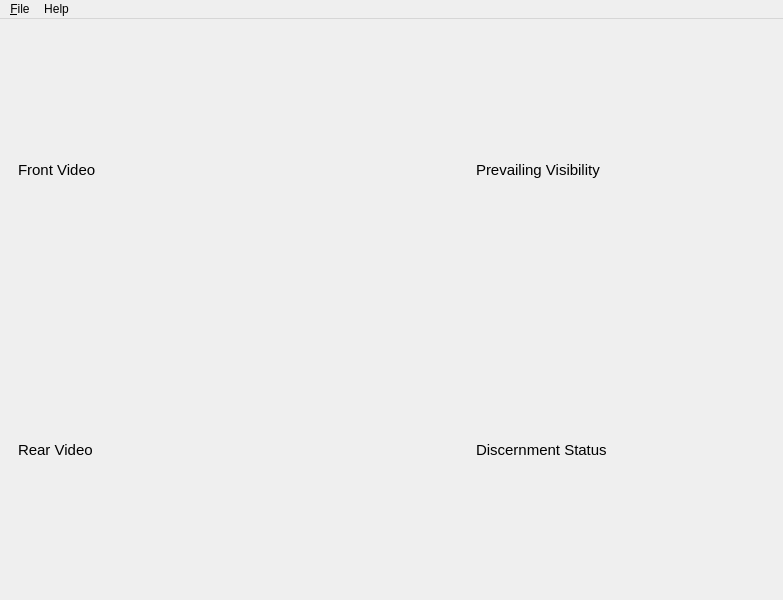
<?xml version="1.0" encoding="UTF-8"?>
<ui version="4.0">
 <class>MainWindow</class>
 <widget class="QMainWindow" name="MainWindow">
  <property name="enabled">
   <bool>true</bool>
  </property>
  <property name="geometry">
   <rect>
    <x>0</x>
    <y>0</y>
    <width>783</width>
    <height>600</height>
   </rect>
  </property>
  <property name="sizePolicy">
   <sizepolicy hsizetype="Preferred" vsizetype="Preferred">
    <horstretch>0</horstretch>
    <verstretch>0</verstretch>
   </sizepolicy>
  </property>
  <property name="minimumSize">
   <size>
    <width>400</width>
    <height>300</height>
   </size>
  </property>
  <property name="font">
   <font>
    <pointsize>9</pointsize>
    <weight>50</weight>
    <italic>false</italic>
    <bold>false</bold>
   </font>
  </property>
  <property name="mouseTracking">
   <bool>false</bool>
  </property>
  <property name="windowTitle">
   <string>JS-08</string>
  </property>
  <property name="styleSheet">
   <string notr="true"/>
  </property>
  <widget class="QWidget" name="centralwidget">
   <property name="maximumSize">
    <size>
     <width>16777215</width>
     <height>16777215</height>
    </size>
   </property>
   <property name="mouseTracking">
    <bool>false</bool>
   </property>
   <property name="styleSheet">
    <string notr="true"/>
   </property>
   <layout class="QGridLayout" name="gridLayout">
    <property name="leftMargin">
     <number>0</number>
    </property>
    <property name="topMargin">
     <number>0</number>
    </property>
    <property name="rightMargin">
     <number>0</number>
    </property>
    <property name="bottomMargin">
     <number>0</number>
    </property>
    <property name="spacing">
     <number>0</number>
    </property>
    <item row="0" column="0">
     <layout class="QHBoxLayout" name="horizontalLayout" stretch="6,4">
      <property name="sizeConstraint">
       <enum>QLayout::SetDefaultConstraint</enum>
      </property>
      <property name="leftMargin">
       <number>10</number>
      </property>
      <property name="topMargin">
       <number>10</number>
      </property>
      <property name="rightMargin">
       <number>10</number>
      </property>
      <property name="bottomMargin">
       <number>10</number>
      </property>
      <item>
       <layout class="QVBoxLayout" name="camera_layout">
        <item>
         <layout class="QVBoxLayout" name="front_vertical">
          <item>
           <widget class="QLabel" name="front_video_label">
            <property name="sizePolicy">
             <sizepolicy hsizetype="Preferred" vsizetype="Preferred">
              <horstretch>0</horstretch>
              <verstretch>0</verstretch>
             </sizepolicy>
            </property>
            <property name="font">
             <font>
              <pointsize>11</pointsize>
              <weight>50</weight>
              <italic>false</italic>
              <bold>false</bold>
             </font>
            </property>
            <property name="styleSheet">
             <string notr="true"/>
            </property>
            <property name="text">
             <string>Front Video</string>
            </property>
            <property name="margin">
             <number>6</number>
            </property>
            <property name="indent">
             <number>8</number>
            </property>
           </widget>
          </item>
         </layout>
        </item>
        <item>
         <layout class="QVBoxLayout" name="rear_vertical">
          <item>
           <widget class="QLabel" name="rear_video_label">
            <property name="sizePolicy">
             <sizepolicy hsizetype="Preferred" vsizetype="Preferred">
              <horstretch>0</horstretch>
              <verstretch>0</verstretch>
             </sizepolicy>
            </property>
            <property name="font">
             <font>
              <pointsize>11</pointsize>
              <weight>50</weight>
              <italic>false</italic>
              <bold>false</bold>
             </font>
            </property>
            <property name="styleSheet">
             <string notr="true"/>
            </property>
            <property name="text">
             <string>Rear Video</string>
            </property>
            <property name="margin">
             <number>6</number>
            </property>
            <property name="indent">
             <number>8</number>
            </property>
           </widget>
          </item>
         </layout>
        </item>
       </layout>
      </item>
      <item>
       <layout class="QVBoxLayout" name="graph_layout">
        <item>
         <layout class="QVBoxLayout" name="visibility_vertical">
          <item>
           <widget class="QLabel" name="visibility_label">
            <property name="sizePolicy">
             <sizepolicy hsizetype="Preferred" vsizetype="Preferred">
              <horstretch>0</horstretch>
              <verstretch>0</verstretch>
             </sizepolicy>
            </property>
            <property name="font">
             <font>
              <pointsize>11</pointsize>
              <weight>50</weight>
              <italic>false</italic>
              <bold>false</bold>
             </font>
            </property>
            <property name="styleSheet">
             <string notr="true"/>
            </property>
            <property name="text">
             <string>Prevailing Visibility</string>
            </property>
            <property name="margin">
             <number>6</number>
            </property>
            <property name="indent">
             <number>8</number>
            </property>
           </widget>
          </item>
         </layout>
        </item>
        <item>
         <layout class="QVBoxLayout" name="discernment_vertical">
          <item>
           <widget class="QLabel" name="discernment_label">
            <property name="sizePolicy">
             <sizepolicy hsizetype="Preferred" vsizetype="Preferred">
              <horstretch>0</horstretch>
              <verstretch>0</verstretch>
             </sizepolicy>
            </property>
            <property name="font">
             <font>
              <pointsize>11</pointsize>
              <weight>50</weight>
              <italic>false</italic>
              <bold>false</bold>
             </font>
            </property>
            <property name="styleSheet">
             <string notr="true"/>
            </property>
            <property name="text">
             <string>Discernment Status</string>
            </property>
            <property name="margin">
             <number>6</number>
            </property>
            <property name="indent">
             <number>8</number>
            </property>
           </widget>
          </item>
         </layout>
        </item>
       </layout>
      </item>
     </layout>
    </item>
   </layout>
  </widget>
  <widget class="QMenuBar" name="menubar">
   <property name="enabled">
    <bool>true</bool>
   </property>
   <property name="geometry">
    <rect>
     <x>0</x>
     <y>0</y>
     <width>783</width>
     <height>21</height>
    </rect>
   </property>
   <property name="font">
    <font>
     <pointsize>9</pointsize>
     <weight>50</weight>
     <italic>false</italic>
     <bold>false</bold>
    </font>
   </property>
   <property name="autoFillBackground">
    <bool>false</bool>
   </property>
   <property name="styleSheet">
    <string notr="true"/>
   </property>
   <property name="nativeMenuBar">
    <bool>false</bool>
   </property>
   <widget class="QMenu" name="menuSource">
    <property name="title">
     <string>&amp;File</string>
    </property>
    <addaction name="actionEdit_Camera"/>
    <addaction name="actionEdit_Target"/>
    <addaction name="actionConfiguration"/>
    <addaction name="actionExit"/>
   </widget>
   <widget class="QMenu" name="menuHelp">
    <property name="title">
     <string>Help</string>
    </property>
    <addaction name="actionAbout"/>
   </widget>
   <addaction name="menuSource"/>
   <addaction name="menuHelp"/>
  </widget>
  <action name="actionExit">
   <property name="text">
    <string>&amp;Quit</string>
   </property>
   <property name="toolTip">
    <string>Exit</string>
   </property>
   <property name="statusTip">
    <string>Exit JS-06</string>
   </property>
   <property name="shortcut">
    <string>Ctrl+W</string>
   </property>
  </action>
  <action name="actionsd">
   <property name="text">
    <string>sd</string>
   </property>
  </action>
  <action name="actionkm">
   <property name="checkable">
    <bool>true</bool>
   </property>
   <property name="enabled">
    <bool>true</bool>
   </property>
   <property name="text">
    <string>km</string>
   </property>
  </action>
  <action name="actionmi">
   <property name="checkable">
    <bool>true</bool>
   </property>
   <property name="enabled">
    <bool>true</bool>
   </property>
   <property name="text">
    <string>mi</string>
   </property>
  </action>
  <action name="actionInference">
   <property name="checkable">
    <bool>true</bool>
   </property>
   <property name="checked">
    <bool>false</bool>
   </property>
   <property name="text">
    <string>Inference</string>
   </property>
   <property name="shortcut">
    <string>I</string>
   </property>
  </action>
  <action name="actionEdit_Target">
   <property name="checkable">
    <bool>false</bool>
   </property>
   <property name="text">
    <string>Edit &amp;Target</string>
   </property>
  </action>
  <action name="actionEdit_Camera">
   <property name="enabled">
    <bool>true</bool>
   </property>
   <property name="text">
    <string>Edit &amp;Camera Info</string>
   </property>
  </action>
  <action name="actionAbout">
   <property name="text">
    <string>About</string>
   </property>
  </action>
  <action name="actionConfiguration">
   <property name="text">
    <string>Con&amp;figuration</string>
   </property>
  </action>
 </widget>
 <resources>
  <include location="asset/resources.qrc"/>
 </resources>
 <connections>
  <connection>
   <sender>actionExit</sender>
   <signal>triggered()</signal>
   <receiver>MainWindow</receiver>
   <slot>close()</slot>
   <hints>
    <hint type="sourcelabel">
     <x>-1</x>
     <y>-1</y>
    </hint>
    <hint type="destinationlabel">
     <x>187</x>
     <y>228</y>
    </hint>
   </hints>
  </connection>
 </connections>
</ui>
